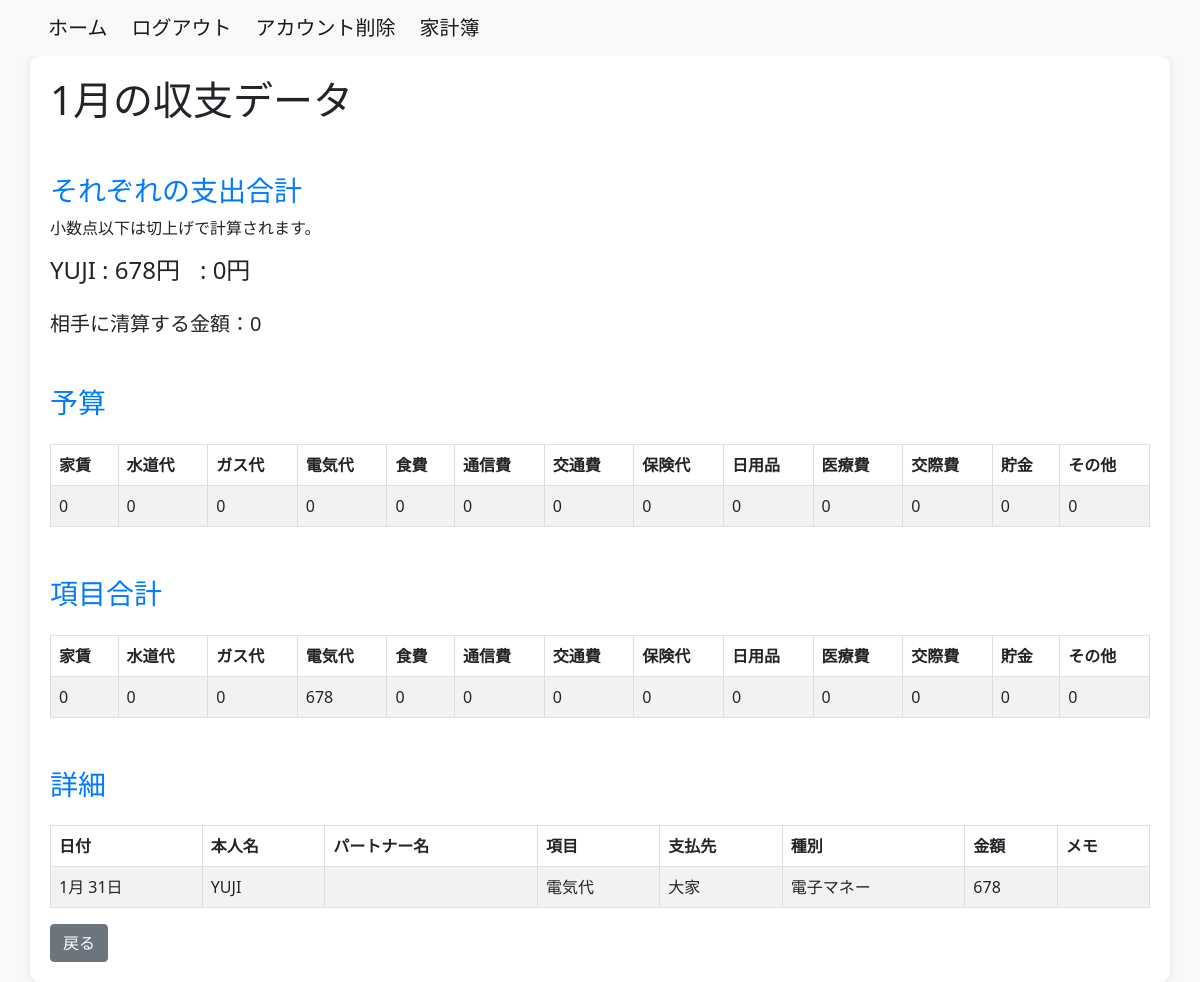
/household_budget/monthly_data/2024-1/ (signed in), run on the app's committed database.
### household_budget/models.py (models this page shows, shortened)
class Transaction(models.Model):
    user = models.ForeignKey(settings.AUTH_USER_MODEL, on_delete=models.CASCADE)
    event_date = models.DateField()
    name_1 = models.CharField(max_length=20, default='', null=True)
    name_2 = models.CharField(max_length=20, default='', null=True)
    category = models.ForeignKey(Category, on_delete=models.CASCADE)
    payment_type = models.ForeignKey(PaymentType, on_delete=models.CASCADE)
    vendor_name = models.ForeignKey(Vendor, on_delete=models.CASCADE, related_name='vendor_transactions')
    amount = models.IntegerField(default=0)
    memo = models.TextField(null=True)
    class Meta:
        db_table = 'transaction'
        ordering = ['event_date']

class Budget(models.Model):
    user = models.ForeignKey(settings.AUTH_USER_MODEL, on_delete=models.CASCADE)
    event_date = models.DateField(default=datetime.date.today)
    rent_budget = models.IntegerField(default=0)
    water_supply_budget = models.IntegerField(default=0)
    gas_budget = models.IntegerField(default=0)
    electricity_budget = models.IntegerField(default=0)
    food_expenses_budget = models.IntegerField(default=0)
    communication_expenses_budget = models.IntegerField(default=0)
    transportation_expenses_budget = models.IntegerField(default=0)
    insurance_fee_budget = models.IntegerField(default=0)
    daily_necessities_budget = models.IntegerField(default=0)
    medical_bills_budget = models.IntegerField(default=0)
    entertainment_expenses_budget = models.IntegerField(default=0)
    saving_budget = models.IntegerField(default=0)
    add_item_budget = models.IntegerField(default=0)
    class Meta:
        db_table = 'Budget'

class Category(models.Model):
    category_name = models.CharField(max_length=50)
    class Meta:
        db_table = 'category'

class Vendor(models.Model):
    user = models.ForeignKey(settings.AUTH_USER_MODEL, on_delete=models.CASCADE)
    vendor_name = models.CharField(max_length=50)
    class Meta:
        db_table = 'vendor'

class PaymentType(models.Model):
    payment_type = models.CharField(max_length=20)
    class Meta:
        db_table = 'pament_type'

### household_budget/views.py (the view)
# urls.py: path('monthly_data/<int:year>-<int:month>/', M_DataView.as_view(), name='monthly_data'),
@method_decorator(login_required(login_url='/login/'), name='dispatch')
class M_DataView(TemplateView):
    template_name = 'm_data.html'
    def get_context_data(self, **kwargs):
        context = super().get_context_data(**kwargs)
        year = self.kwargs.get('year')
        month = self.kwargs.get('month')
        first_day_of_month = timezone.datetime(int(year), int(month), 1)
        if first_day_of_month.month == 12:
            next_month = 1
            next_year = first_day_of_month.year + 1
        else:
            next_month = first_day_of_month.month + 1
            next_year = first_day_of_month.year
        last_day_of_month = timezone.datetime(next_year, next_month, 1) - timezone.timedelta(days=1)
        monthly_summary = Transaction.objects.filter(
            user=self.request.user,
            event_date__year=year,
            event_date__month=month
        ).values('category__category_name') \
            .annotate(total_amount=Coalesce(Sum('amount'), Value(0)))
        categories = ['家賃', '水道代', 'ガス代', '電気代', '食費', '通信費', '交通費', '保険代', '日用品', '医療費', '交際費', '貯金', 'その他']
        monthly_summary_total= Transaction.objects.filter(
            user=self.request.user,
            event_date__year=year,
            event_date__month=month
        ).values('category__category_name') \
            .annotate(total_amount=Sum('amount'))
        transaction_data = Transaction.objects.filter(user=self.request.user)
        name1_only_monthly_amount = Transaction.objects.filter(
            Q(user=self.request.user) &
            Q(name_1__isnull=False) & ~Q(name_1=''),
            ~Q(category_id=1) & ~Q(category_id=13),
            event_date__range=[first_day_of_month, last_day_of_month]
        ).aggregate(name1_has_data_total_amount=Sum('amount'))['name1_has_data_total_amount'] or 0
        name2_only_monthly_amount = Transaction.objects.filter(
            Q(user=self.request.user) &
            Q(name_2__isnull=False) & ~Q(name_2=''),
            ~Q(category_id=1) & ~Q(category_id=13),
            event_date__range=[first_day_of_month, last_day_of_month]
        ).aggregate(name2_has_data_total_amount=Sum('amount'))['name2_has_data_total_amount'] or 0
        name_monthly_amount = Transaction.objects.filter(
            Q(user=self.request.user) &
            Q(name_1__isnull=False) & Q(name_2__isnull=False) & ~Q(name_1='') & ~Q(name_2=''),
            ~Q(category_id=1) & ~Q(category_id=13),
            event_date__range=[first_day_of_month, last_day_of_month]
        ).aggregate(name_both_total_amount=Sum('amount'))['name_both_total_amount'] or 0
        name_both_half_monthly_amount = math.ceil(name_monthly_amount / 2)
        category_totals_dict = {category_name: {'total_amount': 0} for category_name in categories}
        for category in monthly_summary:
            category_name = category['category__category_name']
            category_totals_dict[category_name] = {
                'total_amount': category['total_amount'] if category['total_amount'] is not None else 0
            }
        monthly_details = Transaction.objects.filter(
            user=self.request.user,
            event_date__year=year,
            event_date__month=month
            )
        latest_name1_transaction = monthly_details.filter(
            Q(name_1__isnull=False) & ~Q(name_1=''),
        ).order_by('-event_date').first()
        latest_name2_transaction = monthly_details.filter(
            Q(name_2__isnull=False) & ~Q(name_2=''),
        ).order_by('-event_date').first()
        latest_budget = Budget.objects.filter(
            user=self.request.user,
            event_date__year=year,
            event_date__month=month
            ).order_by('-event_date').first()
        name1_total_amount = name1_only_monthly_amount - name_monthly_amount + name_both_half_monthly_amount
        name2_total_amount = name2_only_monthly_amount - name_monthly_amount + name_both_half_monthly_amount
        context['year'] = year
        context['month'] = month
        context['category_totals'] = category_totals_dict
        context['monthly_details'] = monthly_details
        context['latest_budget'] = latest_budget
        context['name1_total_amount'] = name1_total_amount
        context['name2_total_amount'] = name2_total_amount
        context['name'] = transaction_data
        context['latest_name1_transaction'] = latest_name1_transaction
        context['latest_name2_transaction'] = latest_name2_transaction
        context['name_both_half_monthly_amount'] = name_both_half_monthly_amount
        return context

### household_budget/templates/m_data.html (shortened to what this page needs)
{% extends 'base.html' %}
{% block content %}
{% load custom_filters %}
<div class="container">
    <h1>{{ month }}月の収支データ</h1>
      <h3>それぞれの支出合計</h3>
      <p>小数点以下は切上げで計算されます。</p>
      <div style="display: flex; gap: 20px;">
      <h4>{{ latest_name1_transaction.name_1 }} : {{ name1_total_amount }}円</h2>
      <h4>{{ latest_name2_transaction.name_2 }} : {{ name2_total_amount }}円</h2>
      </div>
      <h5 style="margin-top: 20px;">相手に清算する金額：{{ name_both_half_monthly_amount }}</h5>
    <h3>予算</h3>
    <table class="table table-striped table-bordered mt-4">
        <thead class="thead-dark">
            <tr>
                <th>家賃</th>
                <th>水道代</th>
                <th>ガス代</th>
                <th>電気代</th>
                <th>食費</th>
                <th>通信費</th>
                <th>交通費</th>
                <th>保険代</th>
                <th>日用品</th>
                <th>医療費</th>
                <th>交際費</th>
                <th>貯金</th>
                <th>その他</th>
            </tr>
        </thead>
        <tbody>
            <tr>
                <td>{{ latest_budget.rent_budget }}</td>
                <td>{{ latest_budget.water_supply_budget }}</td>
                <td>{{ latest_budget.gas_budget }}</td>
                <td>{{ latest_budget.electricity_budget }}</td>
                <td>{{ latest_budget.food_expenses_budget }}</td>
                <td>{{ latest_budget.communication_expenses_budget }}</td>
                <td>{{ latest_budget.transportation_expenses_budget }}</td>
                <td>{{ latest_budget.insurance_fee_budget }}</td>
                <td>{{ latest_budget.daily_necessities_budget }}</td>
                <td>{{ latest_budget.medical_bills_budget }}</td>
                <td>{{ latest_budget.entertainment_expenses_budget }}</td>
                <td>{{ latest_budget.saving_budget }}</td>
                <td>{{ latest_budget.add_item_budget }}</td>
            </tr>
        </tbody>
    </table>
<h3>項目合計</h3>
<table class="table table-striped table-bordered mt-4">
    <thead class="thead-dark">
        <tr>
            {% for category_name, category_data in category_totals.items %}
                <th>{{ category_name }}</th>
            {% endfor %}
        </tr>
    </thead>
    <tbody>
        <tr>
            {% for category_name, category_data in category_totals.items %}
                <td>{{ category_data.total_amount }}</td>
            {% endfor %}
        </tr>
    </tbody>
</table>
    <h3>詳細</h3>
    <table class="table table-striped table-bordered mt-4">
        <thead class="thead-dark">
            <tr>
                <th>日付</th>
                <th>本人名</th>
                <th>パートナー名</th>
                <th>項目</th>
                <th>支払先</th>
                <th>種別</th>
                <th>金額</th>
                <th>メモ</th>
            </tr>
        </thead>
        <tbody>
            {% for detail in monthly_details %}
                <tr>
                    <td>{{ detail.event_date|date:"n月 j日" }}</td>
                    <td>{{ detail.name_1 }}</td>
                    <td>{{ detail.name_2 }}</td>
                    <td>{{ detail.category.category_name }}</td>
                    <td>{{ detail.vendor_name.vendor_name }}</td>
                    <td>{{ detail.payment_type.payment_type }}</td>
                    <td>{{ detail.amount }}</td>
                    <td>{{ detail.memo }}</td>
                </tr>
            {% endfor %}
        </tbody>
    </table>
<a href="{% url 'accounts:data_2024' %}" class="btn btn-secondary ml-2">戻る</a>
</div>
</html>
{% endblock %}

### household_budget/templates/m_data.html (style rules this page uses)
body { background-color: #f8f9fa; }
.container { background-color: #fff; border-radius: 10px; box-shadow: 0 0 10px rgba(0, 0, 0, 0.1); padding: 20px; }
h3 { margin-top: 50px; color: #007bff; }
table { width: 100%; border-collapse: collapse; margin-top: 10px; }
th, td { border: 2px solid #ddd; padding: 8px; text-align: left; }

### data on the page
Transaction: name_1 "YUJI", event_date "1月 31日", category.category_name "電気代", vendor_name.vendor_name "大家", payment_type.payment_type "電子マネー", amount "678"
Budget: rent_budget "0", water_supply_budget "0", gas_budget "0", electricity_budget "0", food_expenses_budget "0", communication_expenses_budget "0", transportation_expenses_budget "0", insurance_fee_budget "0", daily_necessities_budget "0", medical_bills_budget "0", entertainment_expenses_budget "0", saving_budget "0", add_item_budget "0"

### other printed values
{{ month }} "1"
{{ name1_total_amount }} "678"
{{ name2_total_amount }} "0"
{{ name_both_half_monthly_amount }} "0"
{{ category_name }} "家賃" "水道代" "ガス代" "電気代" "食費" "通信費" "交通費" "保険代" "日用品" "医療費" "交際費" "貯金" "その他"
{{ category_data.total_amount }} "0" "0" "0" "678" "0" "0" "0" "0" "0" "0" "0" "0" "0"
